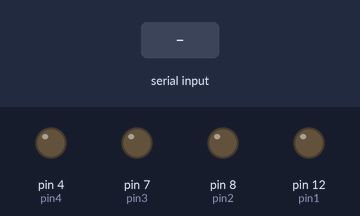
A sketch run on a simulated Arduino Uno, built with avr-gcc and run on an emulated ATmega328P. Shown: output pins drawn as LEDs (lit = HIGH). The test bench sets the inputs (shaded band).

Above: at 1.2 s.
1.3 s: "1\n" received over Serial
At 3.8 s:
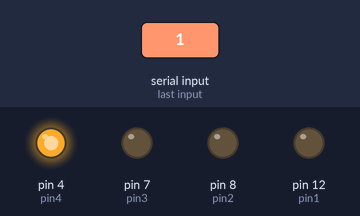
4.3 s: "2\n" received over Serial
At 5.5 s:
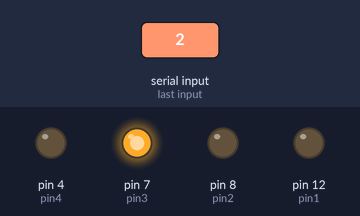
7.3 s: "3\n" received over Serial
At 8.1 s:
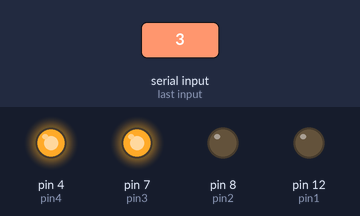
9.8 s: "5\n" received over Serial
At 10.4 s:
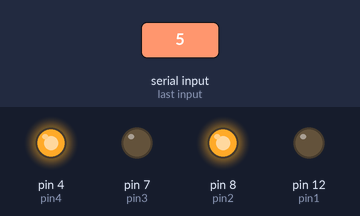
Timing chart, 0 to 12.8 s (numbered marks = the images above; inputs shaded):
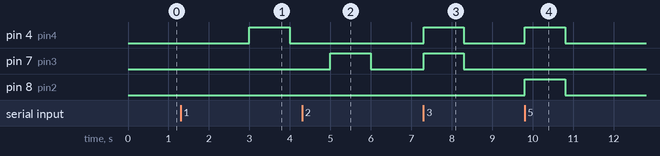

The sketch:

task.ino
```cpp
int pin1 = 12;
int pin2 = 8;
int pin3 = 7;
int pin4 = 4;

void setup()
{
    pinMode(pin1, OUTPUT);
    pinMode(pin2, OUTPUT);
    pinMode(pin3, OUTPUT);
    pinMode(pin4, OUTPUT);

    Serial.begin(9600);
}

void loop()
{
    int decimal = Serial.parseInt();

    if(decimal >= 0 && decimal <= 15){
        int binary[4];
	    for(int i = 3; i >= 0; i--){
            binary[i] = decimal % 2;
            decimal = decimal / 2;
        }

        int size = 0;

        while(size < 4){
            if(size == 0){
                digitalWrite(pin1, binary[size]);
            }
            else if(size == 1){
                digitalWrite(pin2, binary[size]);
            }
            else if(size == 2){
                digitalWrite(pin3, binary[size]);
            }
            else if(size == 3){
                digitalWrite(pin4, binary[size]);
            }

            size++;
        }

        delay(1000);

        digitalWrite(pin1, LOW);
        digitalWrite(pin2, LOW);
        digitalWrite(pin3, LOW);
        digitalWrite(pin4, LOW);
        delay(1000);
    }
}
```

Measured:
- after the input at 1.3 s, pin 4 (pin4): LOW → HIGH after 1.7 s, → LOW 1.0 s later
- after the input at 4.3 s, pin 7 (pin3): LOW → HIGH after 0.70 s, → LOW 1.0 s later
- after the input at 7.3 s, pin 4 (pin4), pin 7 (pin3): LOW → HIGH at once, → LOW 1.0 s later
- after the input at 9.8 s, pin 4 (pin4), pin 8 (pin2): LOW → HIGH at once, → LOW 1.0 s later
